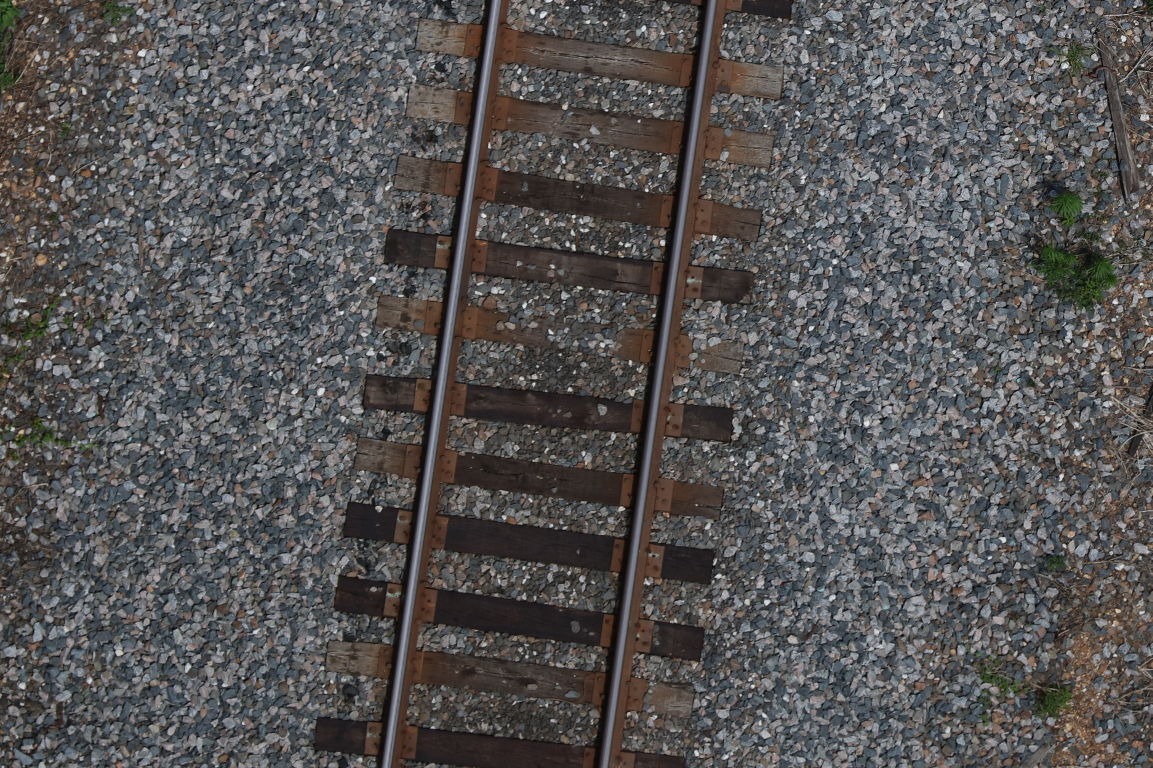
#> input picture 1G6A1341.jpg, 3457 x 2304 px (shown at 1/3 size)
$ jupyter execute --allow-errors Overwatch_Image_Challenge.ipynb
#> lines starting #> are read from the running program, lines starting #| are printed output that depends on the picture; after the words box and inside, x2 and y2 are one past the last pixel; in counts of white or black regions, pixels touching at a corner belong together
[cell 1]
import sys
import math
import cv2 as cv
import numpy as np
import matplotlib.pyplot as plt

# A simple railway marker

1. Convert image to grayscale
2. Since railway beams are dark, threshold lower image values to remove background noise. (A Canny did not work well because of the discontinious grey-scale values in the rocks, even with  considerable smoothing) The threshold values were determined from histograms of pixel values
3. Smooth out background noise using a median filter
4. Use a Hough line transform to find straight lines in images. Parameters we chosen heuristically.
5. Determine the mean line which goes through the center of the railway and plot.(Not the best design option but it was quick)

Results are shown below on the two test images.

Note, this is a quick prototype and has not been tested on large datasets

[cell 2]
kernel_size = 11

def draw_line(default_file, ax):
    #1. read in file
#> called with default_file = '1G6A1341.jpg', ax = array of shape (2,)
    src = cv.imread(cv.samples.findFile(default_file), cv.IMREAD_GRAYSCALE)
#> src: shape (2304, 3457); min 0, max 247, mean 85
    #2. Threshold
    ret1, th1 = cv.threshold(src,20,255,cv.THRESH_BINARY_INV)
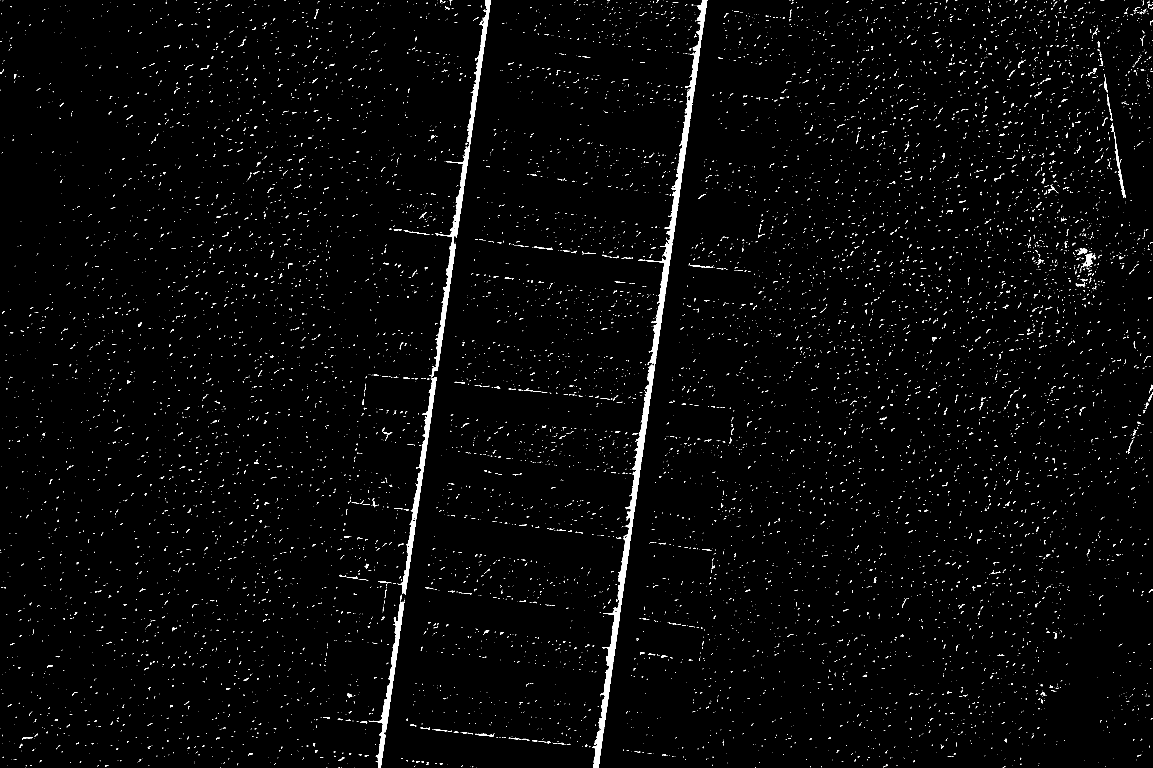
#> th1: shape (2304, 3457) (shown at 1/3 size); 1.8% white; 10290 white regions (9464 under 20 px), largest, box (x1, y1, x2, y2) and area: (1780, 1095, 1964, 2304) 19186, (1936, 0, 2122, 1095) 16911, (1293, 0, 1473, 1132) 14179

    #3. Smooth to remove background noise
    dst = cv.medianBlur(th1,kernel_size)
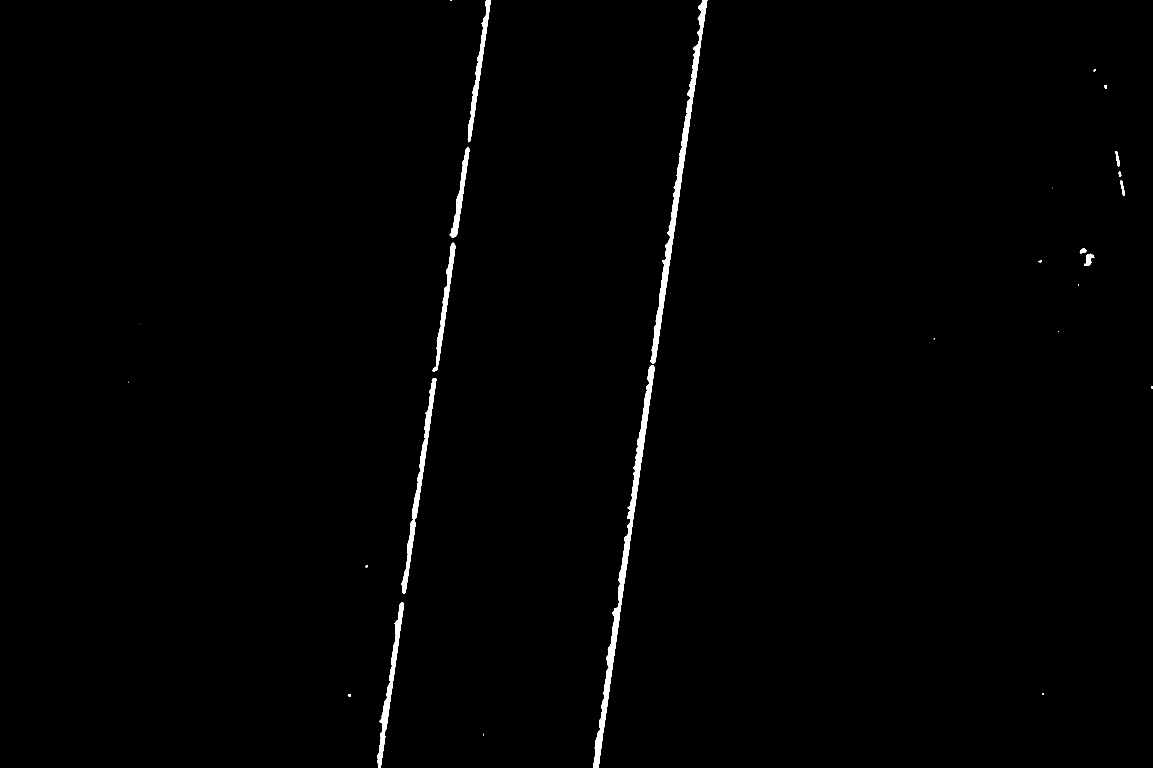
#> dst: shape (2304, 3457) (shown at 1/3 size); 0.83% white; 27 white regions (10 under 20 px), largest, box (x1, y1, x2, y2) and area: (1780, 1095, 1964, 2304) 19087, (1951, 0, 2122, 1092) 16641, (1205, 1134, 1309, 1781) 8257

    src2 = cv.cvtColor(dst, cv.COLOR_GRAY2BGR)
    src_present = np.copy(src)

    #4. Hough line transform to determine lines in the image
    linesP = cv.HoughLinesP(dst, 15, 0.5*np.pi / 180, 50, None, 2200, 300)
#> linesP = [[1786, 2248, 2121, 1], [1131, 2271, 1470, 0]]
    if linesP is not None:
        for i in range(0, len(linesP)):
            l = linesP[i][0]
            cv.line(src2, (l[0], l[1]), (l[2], l[3]), (255,0,0), 30,cv.LINE_AA)
#> this loop made 2 passes
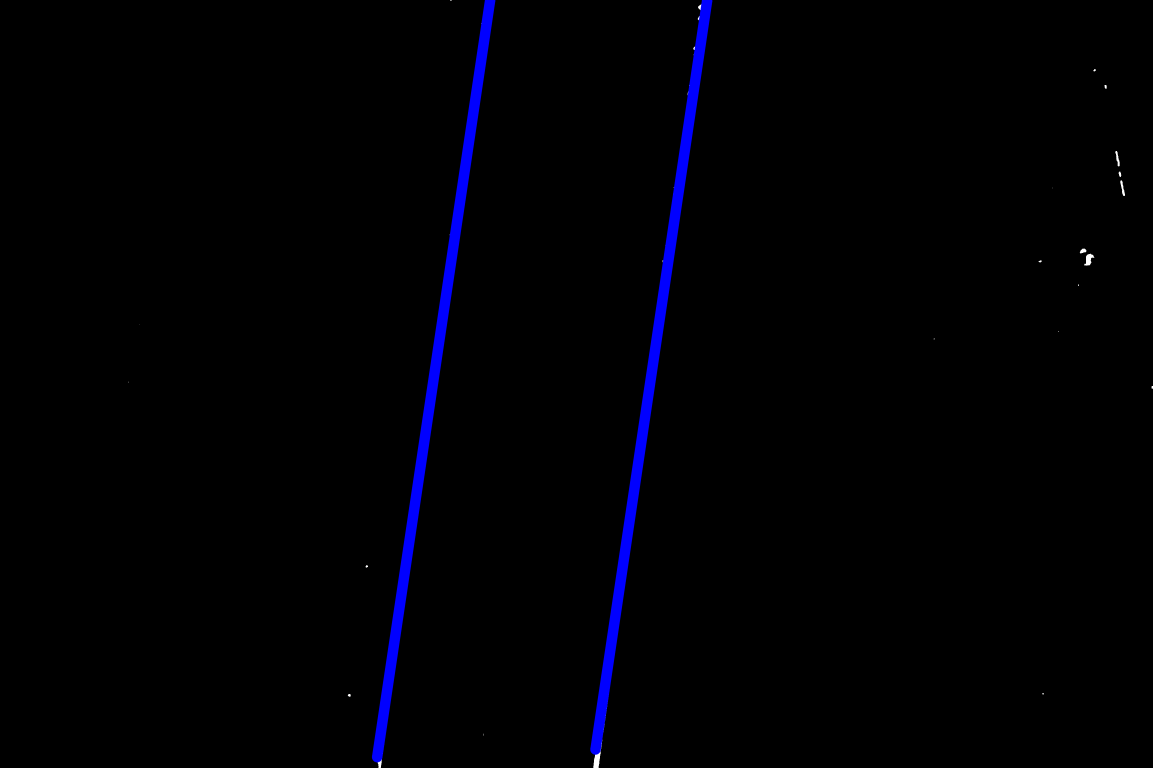
#> src2: shape (2304, 3457, 3) (shown at 1/3 size); mean B, G, R 4.7, 0.1, 0.1

    #5. Hough line transform to determine lines in the image
    #Note parameters are determined heuristically
    mean_line = np.mean(linesP,axis=0,dtype=int)[0]
#> mean_line = [1458, 2259, 1795, 0]
    cv.line(src2, (mean_line[0], mean_line[1]),
            (mean_line[2], mean_line[3]), (255,0,0),
            30, cv.LINE_AA)

    ax[0].imshow(src_present)
    ax[1].imshow(src_present)
    ax[1].imshow(src2,alpha=0.4)


file = '1G6A1341.jpg'
fig, ax = plt.subplots(1,2,figsize=(12,9))
ax[0].set_title(file)
draw_line(file,ax)


file = 'RailRaw.png'
fig, ax = plt.subplots(1,2,figsize=(7,5))
ax[0].set_title(file)
#> (the rest of this cell did not finish here and is left out)



plt.show()
